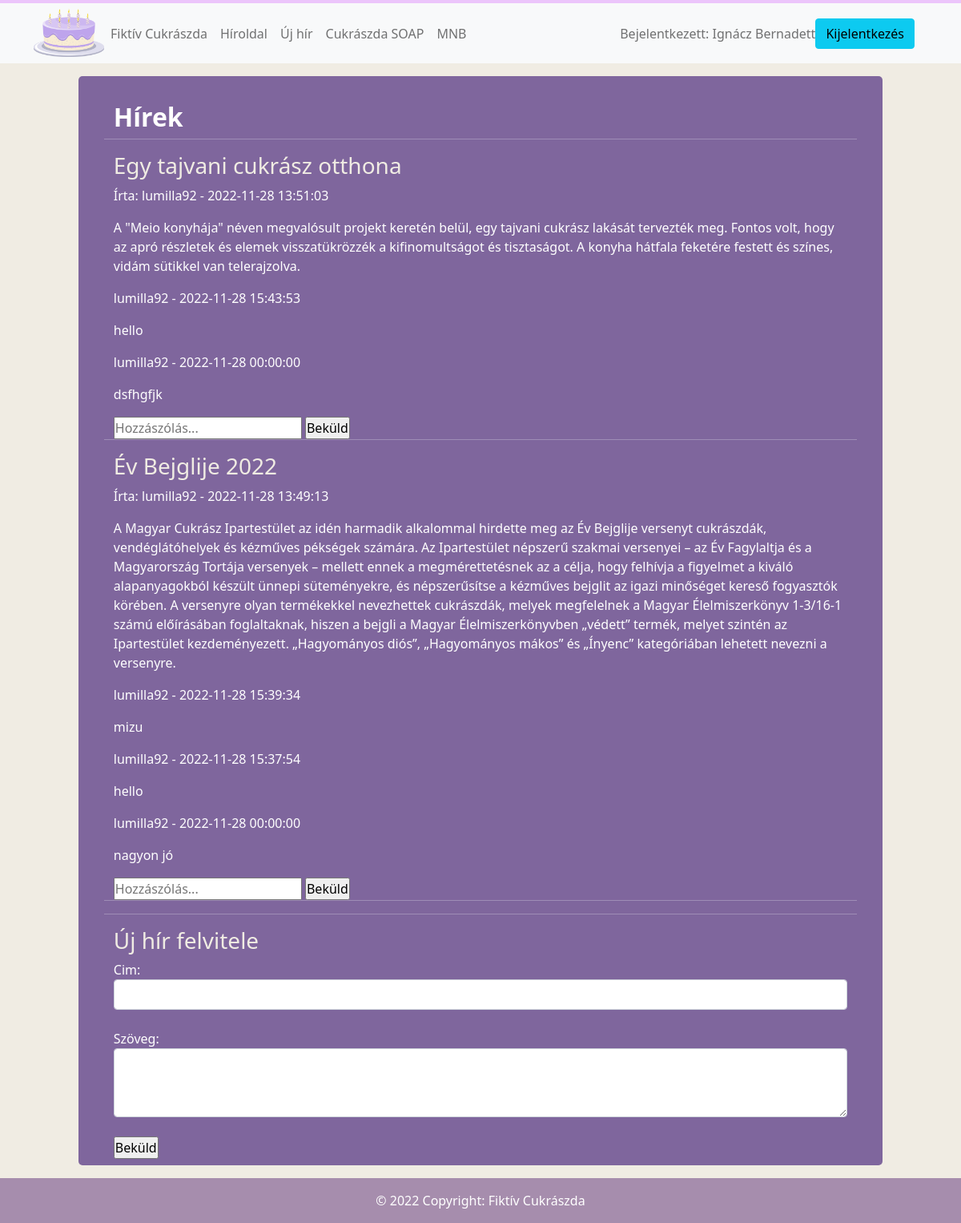
The page /index.php?page=hiroldal (signed in) on the database its author committed.
### tables this page shows
CREATE TABLE `users` (
  `id` int(11) NOT NULL,
  `username` varchar(100) NOT NULL,
  `lastname` varchar(100) NOT NULL,
  `firstname` varchar(100) NOT NULL,
  `email` varchar(100) NOT NULL,
  `password` varchar(100) NOT NULL
);

CREATE TABLE `hirek` (
  `id` int(11) NOT NULL,
  `cim` varchar(50) NOT NULL,
  `szoveg` text NOT NULL,
  `datum` datetime NOT NULL,
  `username` text NOT NULL
);

CREATE TABLE `comment` (
  `id` int(11) NOT NULL,
  `username` text NOT NULL,
  `com_date` datetime NOT NULL,
  `comment` text NOT NULL,
  `melyik_hir` int(11) NOT NULL
);

### hiroldal.php (the view, shortened to what this page needs)
<div class="container">
<div class="row">
    <h2><strong>Hírek</strong></h2>
    <hr>
    <?php if (isset($_SESSION['username'])) : ?>
<?php
    $connection = mysqli_connect('localhost', 'root', '', 'webprog2_cukraszda');
    $query = mysqli_query($connection, "SELECT * FROM `hirek` ORDER BY `datum` DESC") or die(mysqli_error($connection));
    mysqli_set_charset($connection,'utf8');
    while ($row = mysqli_fetch_object($query)) {
        echo "<h3>$row->cim</h3>";
        echo "<p>Írta: $row->username - $row->datum</p>";
        echo "<p>$row->szoveg</p>";
        ?>
        <div class="comment_div">
                    <?php
                    if ($_SESSION['hir_id']) {
                        $hir_id = $_SESSION['hir_id'];
                        $query2 = mysqli_query($connection, "SELECT * FROM `comment` ORDER BY `com_date` DESC") or die(mysqli_error($connection));
                        while ($row2 = mysqli_fetch_object($query2)) {
                            if ($row2->melyik_hir == $hir_id) {
                                echo "<p>$row2->username - $row2->com_date</p>";
                                echo "<p>$row2->comment</p>";
                            }
                        }
                    } ?>
                </div>
                <form action="" method="post">
                <td><input id="id_hirek" name="id_hirek" type="hidden" value=<?php echo $row->id; ?>>
                        <input id="tartalom" name="comment" class="comment" type="text" placeholder="Hozzászólás...">
                            <input type="submit" name="komment" class="btn_comment" value="Beküld">
                    </label></td>
            </form>
       <?php echo "<hr>";
    }
 ?>
<hr>
<div id="ujhirfelvitel" class="form-row">
<h3>Új hír felvitele</h3>
    <form method="post" action="index.php?page=hiroldal">
        <label>Cim:</label>
        <input class="form-control" type ="text" name="cim"><br>
        <label>Szöveg:</label><br>
        <textarea class="form-control" rows="3" name="szoveg"></textarea>
        <br>
        <input type="submit" name="ujhir" value="Beküld">
    </form>
</div>
<?php else : ?>
                <h4>Híreket és véleményeket csak regisztrált felhasználók érhetik el!</h4>
            <?php endif; ?>
    </div>
</div>

### index.php (shortened to what this page needs)
<!DOCTYPE html>
<html>
<head>
	<link href="https://cdn.jsdelivr.net/npm/bootstrap@5.1.3/dist/css/bootstrap.min.css" rel="stylesheet">
  <link rel="stylesheet" type="text/css" href="style/style.css">
  </head>
<body>
<nav class="navbar navbar-expand-lg navbar-light bg-light">
  <div class="container">
      <img
        src="images/header.png"
        height="60"
        alt="fiktivcuki"
        loading="lazy"
        style="margin-top: -1px;"
      />
    <div class="collapse navbar-collapse" id="navbarNav">
      <ul class="navbar-nav me-auto my-2 my-lg-0 navbar-nav-scroll">
        <li class="nav-item">
          <a class="nav-link" href="index.php?page=home">Fiktív Cukrászda</a>
        </li>
        <li class="nav-item">
          <a class="nav-link" href="index.php?page=hiroldal">Híroldal</a>
        </li>
        <li class="nav-item">
          <a class="nav-link" href="index.php?page=hiroldal#ujhirfelvitel">Új hír</a>
        </li>
        <li class="nav-item">
          <a class="nav-link" href="soap/kliens/kliens.php">Cukrászda SOAP</a>
        </li>
        <li class="nav-item">
          <a class="nav-link" href="index.php?page=mnbsoap">MNB</a>
        </li>
      </ul>
      <span class="navbar-text">
      <?php
      if (isset($_SESSION['username'])) {
        $myConnection= mysqli_connect('localhost', 'root', '', 'webprog2_cukraszda') or die ("could not connect to mysql");
        mysqli_set_charset($myConnection,'utf8');
        $sqlCommand="SELECT * FROM `users` WHERE `username` = '{$_SESSION['username']}'";
        $query=mysqli_query($myConnection, $sqlCommand) or die(mysqli_error($myConnection));
        $show=mysqli_fetch_assoc($query);
        echo "Bejelentkezett: ".$show['lastname']; echo " " .$show['firstname'];
      }
      ?>
      </span>
      <div class="d-flex align-items-center">
        <?php if (isset($_SESSION['username'])) : ?>
          <a href="index.php?page=logout">
        <button type="button" class="btn btn-info me-3" >
          Kijelentkezés</button>
        </a>
        <?php endif; ?>
      </div>
    </div>
  </div>
</nav>
      <article>
			<div id="centerer">
				<section>
					<?php
						if (isset($_GET['page']))
							$page = $_GET['page'];
						else
							$page = 'home';
						if (preg_match('/^[a-z0-9\-]+$/', $page))
						{
							$inserted = include($page . '.php');
						}
						else
							echo('Invalid parameter.');
					?>
				</section>
			</div>
		</article>
<footer class="text-center text-lg-start" style="background-color: #db6930;">
  <div class="text-center text-white p-3" style="background-color: #A68DAD;">
    © 2022 Copyright: Fiktív Cukrászda
  </div>
</footer>
</body>
</html>

### style/style.css (style rules this page uses)
body { background-color:#F0ECE3; }
.navbar { border-top: 4px solid #ECC5FB; border-top-color: #ECC5FB; }
h3 { color: #F0ECE3; }
* { margin: 0; padding: 0; box-sizing: border-box; font-family: "segoe ui", verdana, helvetica, arial, sans-serif; font-size: 100%; transition: all 500ms ease; }
body { -webkit-font-smoothing: antialiased; -moz-osx-font-smoothing: grayscale; text-rendering: optimizeLegibility; -moz-font-feature-settings: "liga" on; }
.row { background-color: #7F669D; color: #fff; text-align: left; padding: 2em 2em 0.5em; width: 100%; margin: 1em auto; border-radius: 5px; }
@media screen and (min-width: 900px) { .row { width: 90%; } }

### rows shown on the page
users: lastname "Ignácz", firstname "Bernadett"
hirek: cim "Egy tajvani cukrász otthona", username "lumilla92", datum "2022-11-28 13:51:03", szoveg "A \"Meio konyhája\" néven megvalósult projekt keretén belül, egy tajvani cukrász lakását tervezték meg. Fontos volt, hogy az apró részletek és elemek visszatükrözzék a kifinomultságot és tisztaságot. A konyha hátfala feketére festett és színes, vidám sütikkel van telerajzolva."
comment: username "lumilla92", com_date "2022-11-28 15:43:53", comment "hello"
comment: username "lumilla92", com_date "2022-11-28 00:00:00", comment "dsfhgfjk"
hirek: cim "Év Bejglije 2022", username "lumilla92", datum "2022-11-28 13:49:13", szoveg "A Magyar Cukrász Ipartestület az idén harmadik alkalommal hirdette meg az Év Bejglije versenyt cukrászdák, vendéglátóhelyek és kézműves pékségek számára. Az Ipartestület népszerű szakmai versenyei – az Év Fagylaltja és a Magyarország Tortája versenyek – mellett ennek a megmérettetésnek az a célja, hogy felhívja a figyelmet a kiváló alapanyagokból készült ünnepi süteményekre, és népszerűsítse a kézműves bejglit az igazi minőséget kereső fogyasztók körében. A versenyre olyan termékekkel nevezhettek cukrászdák, melyek megfelelnek a Magyar Élelmiszerkönyv 1-3/16-1 számú előírásában foglaltaknak, hiszen a bejgli a Magyar Élelmiszerkönyvben „védett” termék, melyet szintén az Ipartestület…"
comment: username "lumilla92", com_date "2022-11-28 15:39:34", comment "mizu"
comment: username "lumilla92", com_date "2022-11-28 15:37:54", comment "hello"
comment: username "lumilla92", com_date "2022-11-28 00:00:00", comment "nagyon jó"
